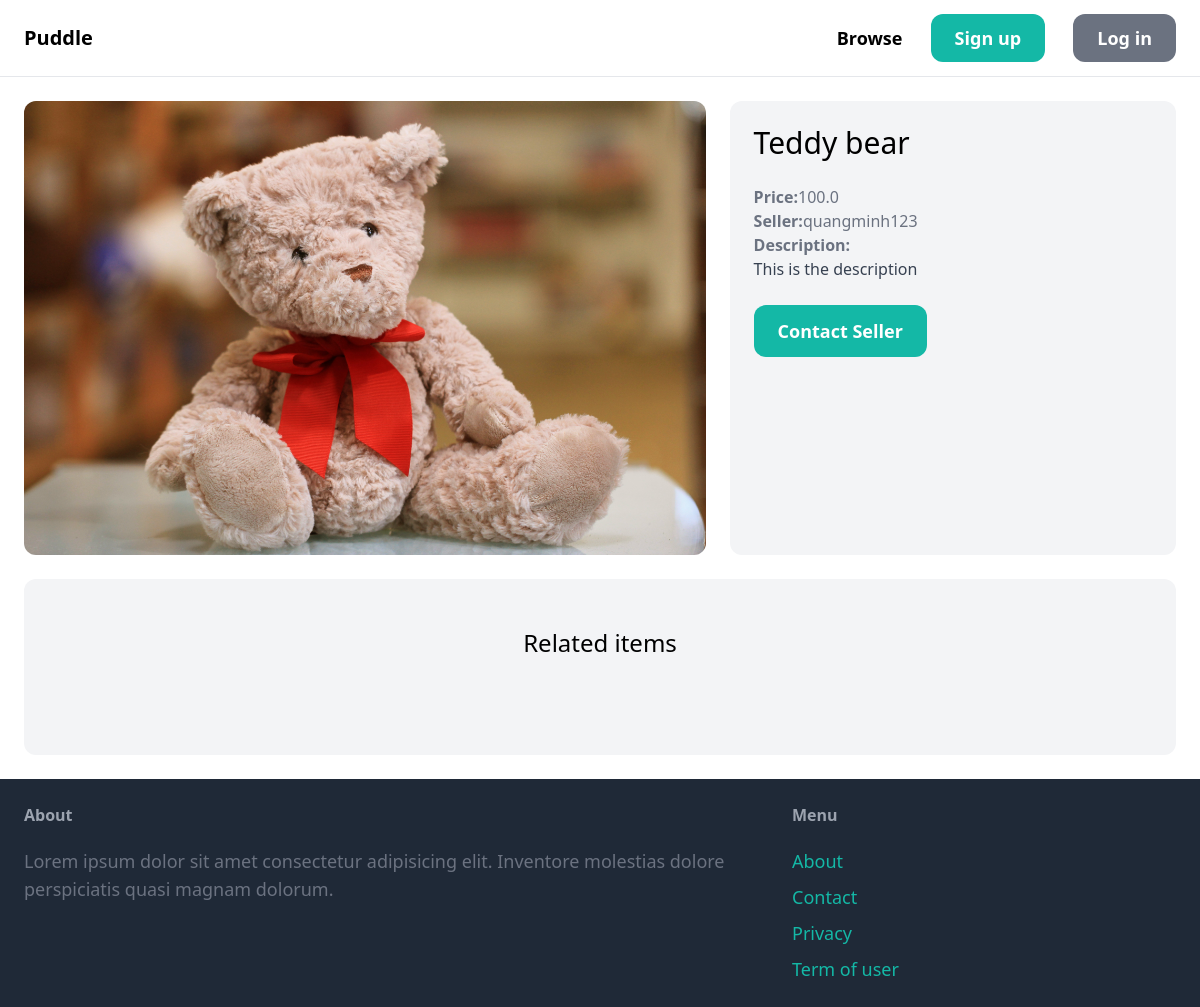
Page /items/1/ on the committed database.
### item/models.py (models this page shows, shortened)
class Item(models.Model):
    category = models.ForeignKey(
        Category, related_name="items", on_delete=models.CASCADE
    )
    name = models.CharField(max_length=255)
    description = models.TextField(blank=True, null=True)
    price = models.FloatField()
    image = models.ImageField(upload_to="items_images", blank=True, null=True)
    is_sold = models.BooleanField(auto_created=False)
    created_by = models.ForeignKey(User, related_name="items", on_delete=models.CASCADE)
    created_at = models.DateTimeField(auto_now_add=True)

### item/views.py (the view)
# urls.py: path("<int:pk>/", views.detail, name="detail"),
def detail(request, pk):
    item = get_object_or_404(Item, pk=pk)
    related_items = Item.objects.filter(category=item.category, is_sold=False).exclude(
        pk=pk
    )[0:3]
    return render(
        request, "item/detail.html", {"item": item, "related_items": related_items}
    )

### item/templates/item/detail.html (shortened to what this page needs)
{% extends "core/base.html" %}
{% block content %}
    <div class="grid grid-cols-5 gap-6">
        <div class="col-span-3">
            <img src="{{ item.image.url }}" class="rounded-xl" />
        </div>
        <div class="col-span-2 p-6 bg-gray-100 rounded-xl">
            <h1 class="mb-6 text-3xl">{{ item.name }}</h1>
            <p class="text-gray-500">
                <strong>Price:</strong>{{ item.price }}
            </p>
            <p class="text-gray-500">
                <strong>Seller:</strong>{{ item.created_by.username }}
            </p>
            {% if item.description %}
                <p class="text-gray-700">
                    <strong class="text-gray-500">Description:</strong>
                    <br />
                    {{ item.description }}
                </p>
            {% endif %}
            <a href="{% url 'conversation:new' item.id %}"
               class="inline-block mt-6 px-6 py-3 text-lg font-semibold bg-teal-500 text-white rounded-xl hover:bg-teal-700">Contact Seller</a>
        </div>
    </div>
    <div class="mt-6 px-6 py-12 bg-gray-100 rounded-xl">
        <h2 class="mb-12 text-2xl text-center">Related items</h2>
    </div>
{% endblock content %}

### rows in the picture
Item: image (picture), name "Teddy bear", price "100.0", created_by.username "quangminh123", description "This is the description"
